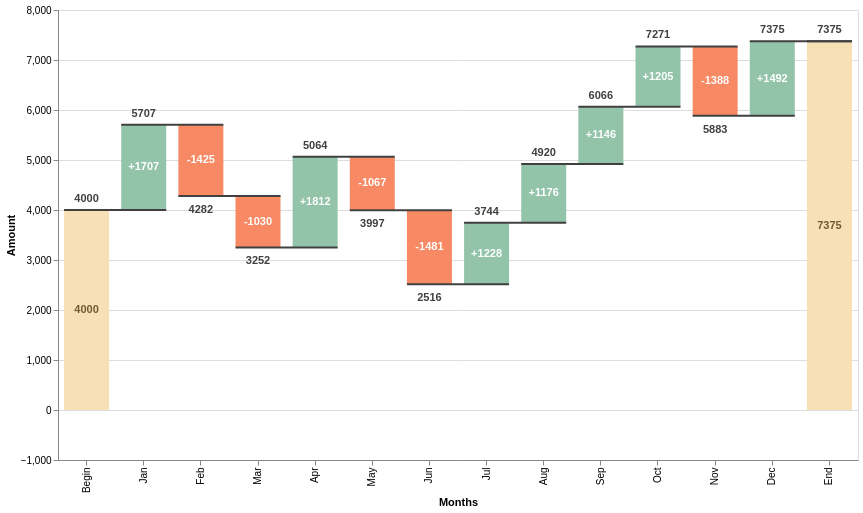

Specify this chart in Vega-Lite:
### Vega specification from a JSON file in a GitHub repository (floating-point values rounded to 4 significant figures)
{"$schema": "https://vega.github.io/schema/vega/v4.json", "autosize": "pad", "padding": 5, "width": 800, "height": 450, "style": "cell", "data": [{"name": "source_0", "values": [{"label": "Begin", "amount": 4000}, {"label": "Jan", "amount": 1707}, {"label": "Feb", "amount": -1425}, {"label": "Mar", "amount": -1030}, {"label": "Apr", "amount": 1812}, {"label": "May", "amount": -1067}, {"label": "Jun", "amount": -1481}, {"label": "Jul", "amount": 1228}, {"label": "Aug", "amount": 1176}, {"label": "Sep", "amount": 1146}, {"label": "Oct", "amount": 1205}, {"label": "Nov", "amount": -1388}, {"label": "Dec", "amount": 1492}, {"label": "End", "amount": 0}]}, {"name": "data_0", "source": "source_0", "transform": [{"type": "window", "params": [null], "as": ["sum"], "ops": ["sum"], "fields": ["amount"], "sort": {"field": [], "order": []}}, {"type": "window", "params": [null], "as": ["lead"], "ops": ["lead"], "fields": ["label"], "sort": {"field": [], "order": []}}, {"type": "formula", "expr": "datum.lead === null ? datum.label : datum.lead", "as": "lead"}, {"type": "formula", "expr": "datum.label === 'End' ? 0 : datum.sum - datum.amount", "as": "previous_sum"}, {"type": "formula", "expr": "datum.label === 'End' ? datum.sum : datum.amount", "as": "amount"}, {"type": "formula", "expr": "(datum.label !== 'Begin' && datum.label !== 'End' && datum.amount > 0 ? '+' : '') + datum.amount", "as": "text_amount"}, {"type": "formula", "expr": "(datum.sum + datum.previous_sum) / 2", "as": "center"}, {"type": "formula", "expr": "datum.sum < datum.previous_sum ? datum.sum : ''", "as": "sum_dec"}, {"type": "formula", "expr": "datum.sum > datum.previous_sum ? datum.sum : ''", "as": "sum_inc"}]}], "marks": [{"name": "layer_0_marks", "type": "rect", "style": ["bar"], "from": {"data": "data_0"}, "encode": {"update": {"fill": [{"test": "datum[\"previous_sum\"] === null || isNaN(datum[\"previous_sum\"])", "value": null}, {"test": "datum.label === 'Begin' || datum.label === 'End'", "value": "#f7e0b6"}, {"test": "datum.sum < datum.previous_sum", "value": "#f78a64"}, {"value": "#93c4aa"}], "tooltip": {"signal": "{\"Months\": ''+datum[\"label\"], \"Amount\": format(datum[\"previous_sum\"], \"\"), \"sum\": format(datum[\"sum\"], \"\")}"}, "xc": {"scale": "x", "field": "label", "band": 0.5}, "width": {"value": 45}, "y": {"scale": "y", "field": "previous_sum"}, "y2": {"scale": "y", "field": "sum"}}}}, {"name": "layer_1_marks", "type": "rule", "style": ["rule"], "from": {"data": "data_0"}, "encode": {"update": {"opacity": {"value": 1}, "strokeWidth": {"value": 2}, "stroke": [{"test": "datum[\"sum\"] === null || isNaN(datum[\"sum\"])", "value": null}, {"value": "#404040"}], "tooltip": {"signal": "{\"Months\": ''+datum[\"label\"], \"lead\": ''+datum[\"lead\"], \"sum\": format(datum[\"sum\"], \"\")}"}, "x": {"scale": "x", "field": "label", "band": 0.5, "offset": -22.5}, "y": {"scale": "y", "field": "sum"}, "x2": {"scale": "x", "field": "lead", "band": 0.5, "offset": 22.5}}}}, {"name": "layer_2_marks", "type": "text", "style": ["text"], "from": {"data": "data_0"}, "encode": {"update": {"dy": {"value": -8}, "fill": [{"test": "datum[\"sum_inc\"] === null || isNaN(datum[\"sum_inc\"])", "value": null}, {"value": "#404040"}], "tooltip": {"signal": "{\"Months\": ''+datum[\"label\"], \"sum_inc\": format(datum[\"sum_inc\"], \"\")}"}, "x": {"scale": "x", "field": "label", "band": 0.5}, "y": {"scale": "y", "field": "sum_inc"}, "text": {"signal": "''+datum[\"sum_inc\"]"}, "align": {"value": "center"}}}}, {"name": "layer_3_marks", "type": "text", "style": ["text"], "from": {"data": "data_0"}, "encode": {"update": {"baseline": {"value": "top"}, "dy": {"value": 8}, "fill": [{"test": "datum[\"sum_dec\"] === null || isNaN(datum[\"sum_dec\"])", "value": null}, {"value": "#404040"}], "tooltip": {"signal": "{\"Months\": ''+datum[\"label\"], \"sum_dec\": format(datum[\"sum_dec\"], \"\")}"}, "x": {"scale": "x", "field": "label", "band": 0.5}, "y": {"scale": "y", "field": "sum_dec"}, "text": {"signal": "''+datum[\"sum_dec\"]"}, "align": {"value": "center"}}}}, {"name": "layer_4_marks", "type": "text", "style": ["text"], "from": {"data": "data_0"}, "encode": {"update": {"baseline": {"value": "middle"}, "fontWeight": {"value": "bold"}, "fill": [{"test": "datum[\"center\"] === null || isNaN(datum[\"center\"])", "value": null}, {"test": "datum.label === 'Begin' || datum.label === 'End'", "value": "#725a30"}, {"value": "white"}], "tooltip": {"signal": "{\"Months\": ''+datum[\"label\"], \"center\": format(datum[\"center\"], \"\"), \"text_amount\": ''+datum[\"text_amount\"]}"}, "x": {"scale": "x", "field": "label", "band": 0.5}, "y": {"scale": "y", "field": "center"}, "text": {"signal": "''+datum[\"text_amount\"]"}, "align": {"value": "center"}}}}], "scales": [{"name": "x", "type": "band", "domain": {"data": "data_0", "fields": ["label", "lead"]}, "range": [0, {"signal": "width"}], "paddingInner": 0.1, "paddingOuter": 0.05}, {"name": "y", "type": "linear", "domain": {"data": "data_0", "fields": ["previous_sum", "sum", "sum_inc", "sum_dec", "center"]}, "range": [{"signal": "height"}, 0], "nice": true, "zero": true, "padding": 5}], "axes": [{"scale": "x", "orient": "bottom", "grid": false, "title": "Months", "labelAlign": "right", "labelAngle": 270, "labelBaseline": "middle", "labelOverlap": true, "zindex": 1}, {"scale": "y", "orient": "left", "grid": false, "title": "Amount", "labelOverlap": true, "tickCount": {"signal": "ceil(height/40)"}, "zindex": 1}, {"scale": "y", "orient": "left", "gridScale": "x", "grid": true, "tickCount": {"signal": "ceil(height/40)"}, "domain": false, "labels": false, "maxExtent": 0, "minExtent": 0, "ticks": false, "zindex": 0}], "config": {"axisY": {"minExtent": 30}, "style": {"text": {"fontWeight": "bold"}}}}
